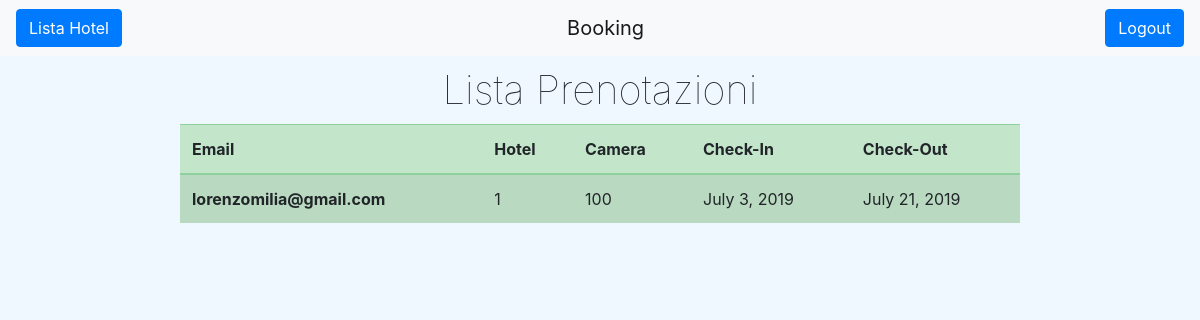
The page /homeAlbergatore/ (signed in) on the database its author committed.
### ProgettoISW/models.py (models this page shows, shortened)
class Prenotazione(models.Model):
    email = models.EmailField()
    camera = models.ForeignKey(Camera, on_delete=models.CASCADE)
    checkIn = models.DateField()
    checkOut = models.DateField()

class Camera(models.Model):
    hotel = models.ForeignKey(Hotel, on_delete=models.CASCADE)
    numero = models.IntegerField()
    nLetti = models.IntegerField()
    prezzo = models.FloatField()
    servizi = models.TextField()

class Hotel(models.Model):
    albergatore = models.ForeignKey(Albergatore, on_delete=models.CASCADE)
    nome = models.CharField(max_length=100)
    descrizione = models.TextField()
    citta = models.CharField(max_length=100)
    indirizzo = models.CharField(max_length=100)

### ProgettoISW/views.py (the view)
# urls.py: path('homeAlbergatore/', views.homeAlbergatore),
def homeAlbergatore(request):
    albergatore = ""
    if 'nomeAlbergatore' in request.session:
        albergatore = request.session['nomeAlbergatore']
    else:
        return redirect('/home/')
    elencoPrenotazioni = []
    for p in Prenotazione.objects.all():
        if p.camera.hotel.albergatore.username == albergatore:
            elencoPrenotazioni.append(p)
    return render(request, "homeAlbergatore.html", {'prenotazioni': elencoPrenotazioni})

### templates/homeAlbergatore.html (shortened to what this page needs)
{% extends "base.html" %}
{% block tasto-sinistro %}
    <button id="lista-hotel" class="btn btn-primary" type="button">
            <a href="/listaHotel/">Lista Hotel</a>
    </button>
{% endblock %}
{% block content %}
    <main>
        <div class="wrapper">
            <h1 id="maintitle">Lista Prenotazioni</h1>
            <table class="table table-striped table-hover table-success">
                <thead>
                    <tr>
                        <th scope="col">Email</th>
                        <th scope="col">Hotel</th>
                        <th scope="col">Camera</th>
                        <th scope="col">Check-In</th>
                        <th scope="col">Check-Out</th>
                    </tr>
                </thead>
                <tbody>
                    {% for p in prenotazioni %}
                    <tr>
                        <th scope="row">{{ p.email }}</th>
                        <td>{{ p.camera.hotel.nome }}</td>
                        <td>{{ p.camera.numero }}</td>
                        <td>{{ p.checkIn }}</td>
                        <td>{{ p.checkOut }}</td>
                    </tr>
                    {% endfor %}
                </tbody>
            </table>
        </div>
    </main>
{% endblock %}

### static/css/style.css (style rules this page uses)
* { box-sizing: border-box; }
body { background-color: aliceblue; }
button a { color: white; }
#maintitle { margin: 10px 0; font-weight: lighter; text-align: center; }
.wrapper { width: 70%; margin: auto; }
table { background-color: unset; }

### rows shown on the page
Prenotazione: email "lorenzomilia@gmail.com", camera.hotel.nome "1", camera.numero "100", checkIn "July 3, 2019", checkOut "July 21, 2019"
